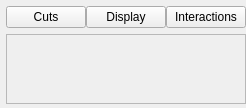
<ui version="4.0" >
 <class>VP1VertexControllerForm</class>
 <widget class="QWidget" name="VP1VertexControllerForm" >
  <property name="geometry" >
   <rect>
    <x>0</x>
    <y>0</y>
    <width>232</width>
    <height>42</height>
   </rect>
  </property>
  <property name="windowTitle" >
   <string>Form</string>
  </property>
  <layout class="QGridLayout" >
   <property name="leftMargin" >
    <number>6</number>
   </property>
   <property name="topMargin" >
    <number>6</number>
   </property>
   <property name="rightMargin" >
    <number>0</number>
   </property>
   <property name="bottomMargin" >
    <number>4</number>
   </property>
   <property name="horizontalSpacing" >
    <number>0</number>
   </property>
   <item row="0" column="0" >
    <widget class="QWidget" native="1" name="widget_settingsButtonsPlaceholder" >
     <property name="sizePolicy" >
      <sizepolicy vsizetype="Fixed" hsizetype="Fixed" >
       <horstretch>0</horstretch>
       <verstretch>0</verstretch>
      </sizepolicy>
     </property>
     <layout class="QHBoxLayout" >
      <property name="spacing" >
       <number>0</number>
      </property>
      <property name="leftMargin" >
       <number>0</number>
      </property>
      <property name="topMargin" >
       <number>0</number>
      </property>
      <property name="rightMargin" >
       <number>0</number>
      </property>
      <property name="bottomMargin" >
       <number>0</number>
      </property>
      <item>
       <widget class="QPushButton" name="pushButton_settings_cuts" >
        <property name="toolTip" >
         <string>Configure track cuts on quantities such as eta, phi and momentum</string>
        </property>
        <property name="text" >
         <string>Cuts</string>
        </property>
       </widget>
      </item>
      <item>
       <widget class="QPushButton" name="pushButton_settings_display" >
        <property name="toolTip" >
         <string>Configure track colours</string>
        </property>
        <property name="text" >
         <string>Display</string>
        </property>
       </widget>
      </item>
      <item>
       <widget class="QPushButton" name="pushButton_settings_interactions" >
        <property name="toolTip" >
         <string>Settings for what happens in response to selections (printout, zooms, ...)</string>
        </property>
        <property name="text" >
         <string>Interactions</string>
        </property>
       </widget>
      </item>
     </layout>
    </widget>
   </item>
   <item row="0" column="1" >
    <spacer>
     <property name="orientation" >
      <enum>Qt::Horizontal</enum>
     </property>
     <property name="sizeType" >
      <enum>QSizePolicy::Preferred</enum>
     </property>
     <property name="sizeHint" >
      <size>
       <width>1</width>
       <height>3</height>
      </size>
     </property>
    </spacer>
   </item>
   <item row="1" column="0" colspan="2" >
    <widget class="QScrollArea" native="1" name="collWidgetScrollArea" />
   </item>
  </layout>
 </widget>
 <customwidgets>
  <customwidget>
   <class>QScrollArea</class>
   <extends>QWidget</extends>
   <header>QtGui/QScrollArea</header>
   <container>1</container>
  </customwidget>
 </customwidgets>
 <resources/>
 <connections/>
</ui>
